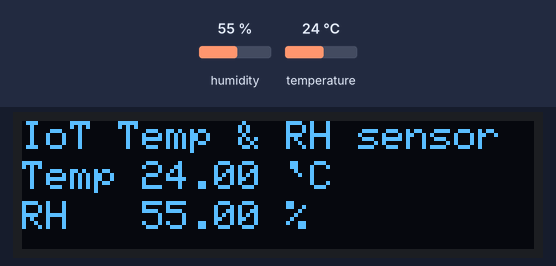
The sketch below on a simulated ESP8266 (NodeMCU). Shown: 128×32 one-colour display. The inputs (shaded band) are chosen by the test bench; at power-on: humidity 55 %, temperature 24 °C. WiFi joins after 1.5 s; servers stay silent unless stated; what the sketch prints to the serial monitor is not drawn.

Above: at 6.4 s.
6.5 s: humidity set to 22 %
At 10.2 s:
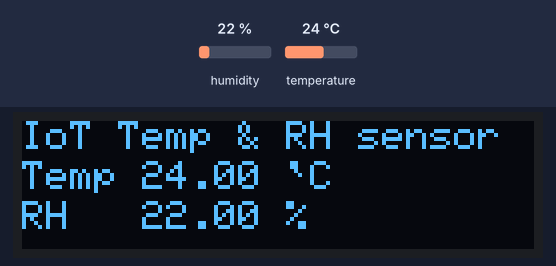
13.9 s: temperature set to 12 °C
At 16.1 s:
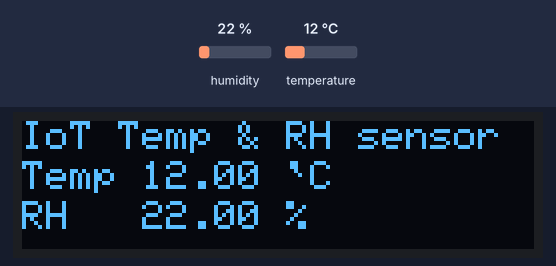
20.4 s: humidity set to 40 %
At 23.2 s:
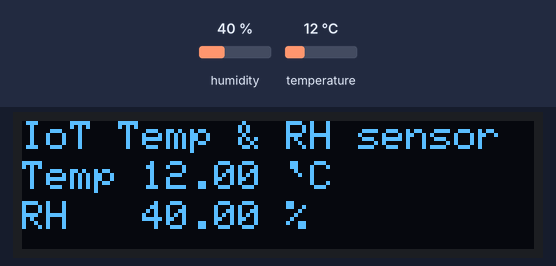
27.0 s: temperature set to 19 °C
At 30.4 s:
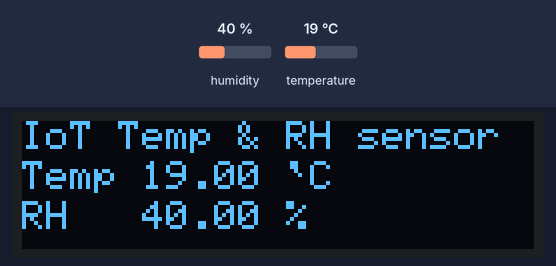
Timing chart, 0 to 31.9 s (numbered marks = the images above; inputs shaded):
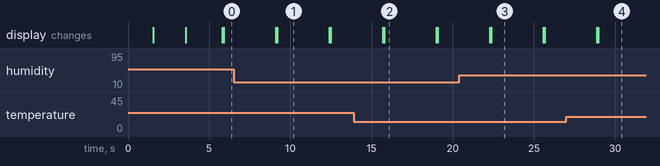

The sketch:

IoT_temperature_and_humidity_measure.ino
```cpp
#include <SPI.h>
#include <Wire.h>
#include <Adafruit_GFX.h>
#include <Adafruit_SSD1306.h>
#include <Adafruit_Sensor.h>
#include <ESP8266WiFi.h>
#include <DHT.h>
#include <DHT_U.h>

#define SCREEN_WIDTH 128 // OLED display width,  in pixels
#define SCREEN_HEIGHT 32 // OLED display height, in pixels

#define OLED_RESET     -1 // Reset pin # (or -1 if sharing Arduino reset pin)
#define SCREEN_ADDRESS 0x3C ///< See datasheet for Address; 0x3D for 128x64, 0x3C for 128x32
// declare an SSD1306 display object connected to I2C
Adafruit_SSD1306 display(SCREEN_WIDTH, SCREEN_HEIGHT, &Wire, OLED_RESET);

String apiKey = "XXXXXXXXXXXXXXX";     //  Enter your Write API key from ThingSpeak

const char *ssid =  "XXXXXXXXXXXXXXXXX";     // replace with your wifi ssid and wpa2 key
const char *pass =  "XXXXXXXXXXXXXXXXX";
const char* server = "api.thingspeak.com";

#define DHTPIN 13          //pin where the dht11 is connected

#define DHTTYPE    DHT22     // DHT 22 (AM2302)

DHT_Unified dht(DHTPIN, DHTTYPE);

uint32_t delayMS;

WiFiClient client;

void setup()
{
       Serial.begin(115200);
       //Connect to WiFi
       delay(10);
       dht.begin();

       Serial.println("Connecting to ");
       Serial.println(ssid);


       WiFi.begin(ssid, pass);

      while (WiFi.status() != WL_CONNECTED)
     {
            delay(500);
            Serial.print(".");
     }
      Serial.println("");
      Serial.println("WiFi connected");

      // initialize OLED display with address 0x3C for 128x32
  if (!display.begin(SSD1306_SWITCHCAPVCC, 0x3C)) {
    Serial.println(F("SSD1306 allocation failed"));
    for(;;);
  }

  delay(2000);         // wait for initializing
  display.clearDisplay(); // clear display

  display.setTextSize(1);          // text size
  display.setTextColor(WHITE);     // text color
  display.setCursor(15, 10);        // position to display
  display.println("SYSTEM INITIALIZE"); // text to display
  display.display();               // show on OLED

  // Initialize device.
  dht.begin();
  Serial.println(F("DHTxx Unified Sensor Example"));
  // Print temperature sensor details.
  sensor_t sensor;
  dht.temperature().getSensor(&sensor);
  Serial.println(F("------------------------------------"));
  Serial.println(F("Temperature Sensor"));
  Serial.print  (F("Sensor Type: ")); Serial.println(sensor.name);
  Serial.print  (F("Driver Ver:  ")); Serial.println(sensor.version);
  Serial.print  (F("Unique ID:   ")); Serial.println(sensor.sensor_id);
  Serial.print  (F("Max Value:   ")); Serial.print(sensor.max_value); Serial.println(F("°C"));
  Serial.print  (F("Min Value:   ")); Serial.print(sensor.min_value); Serial.println(F("°C"));
  Serial.print  (F("Resolution:  ")); Serial.print(sensor.resolution); Serial.println(F("°C"));
  Serial.println(F("------------------------------------"));

  // Print humidity sensor details.
  dht.humidity().getSensor(&sensor);
  Serial.println(F("Humidity Sensor"));
  Serial.print  (F("Sensor Type: ")); Serial.println(sensor.name);
  Serial.print  (F("Driver Ver:  ")); Serial.println(sensor.version);
  Serial.print  (F("Unique ID:   ")); Serial.println(sensor.sensor_id);
  Serial.print  (F("Max Value:   ")); Serial.print(sensor.max_value); Serial.println(F("%"));
  Serial.print  (F("Min Value:   ")); Serial.print(sensor.min_value); Serial.println(F("%"));
  Serial.print  (F("Resolution:  ")); Serial.print(sensor.resolution); Serial.println(F("%"));
  Serial.println(F("------------------------------------"));
  // Set delay between sensor readings based on sensor details.
  delayMS = sensor.min_delay / 1000;
}

void loop()
{
  // Delay between measurements.
  delay(delayMS);
  // Get temperature event and print its value.
  sensors_event_t event;
  dht.temperature().getEvent(&event);
  if (isnan(event.temperature)) {
    Serial.println(F("Error reading temperature!"));
  }
  else {
    Serial.print(F("Temperature: "));
    Serial.print(event.temperature);
    Serial.println(F("°C"));
  }

  //Send to thingspeak
  if (client.connect(server,80))   //   "184.106.153.149" or api.thingspeak.com
  {
    //Send temperature value
    String postStr = apiKey;
    postStr +="&field1=";
    postStr += String(event.temperature);

  // Display output for temperature
  display.clearDisplay();
  display.setTextSize(1);          // text size
  display.setTextColor(WHITE);     // text color
  display.setCursor(0, 0);        // position to display
  display.println("IoT Temp & RH sensor"); // text to display
  display.display();              // show on OLED
  display.setCursor(0, 10);        // position to display
  display.println("Temp"); // text to display
  display.display();               // show on OLED

  display.setTextSize(1);
  display.setCursor(30, 10);
  display.print(event.temperature);
  display.display();
  display.setCursor(60, 10);
  display.println(" `C");
  display.display();

  // Get humidity event and print its value.
  dht.humidity().getEvent(&event);
  if (isnan(event.relative_humidity)) {
    Serial.println(F("Error reading humidity!"));
  }
  else {
    Serial.print(F("Humidity: "));
    Serial.print(event.relative_humidity);
    Serial.println(F("%"));
  }
    //Send relative humidity
    postStr +="&field2=";
    postStr += String(event.relative_humidity);
    postStr += "\r\n\r\n";

  // Display output for humidity
  display.setTextSize(1);          // text size
  display.setTextColor(WHITE);     // text color
  display.setCursor(0, 20);        // position to display
  display.print("RH"); // text to display
  display.display();               // show on OLED

  display.setTextSize(1);
  display.setCursor(30, 20);
  display.print(event.relative_humidity);
  display.display();
  display.setCursor(60, 20);
  display.println(" %");
  display.display();

  //Client protocol
  client.print("POST /update HTTP/1.1\n");
  client.print("Host: api.thingspeak.com\n");
  client.print("Connection: close\n");
  client.print("X-THINGSPEAKAPIKEY: "+apiKey+"\n");
  client.print("Content-Type: application/x-www-form-urlencoded\n");
  client.print("Content-Length: ");
  client.print(postStr.length());
  client.print("\n\n");
  client.print(postStr);

  Serial.print("Temperature: ");
  Serial.print(event.temperature);
  Serial.print(" degrees Celcius, Humidity: ");
  Serial.print(event.relative_humidity);
  Serial.println("%. Send to Thingspeak.");
  }

  client.stop();
  Serial.println("Waiting...");

  // thingspeak needs minimum 15 sec delay between updates
  delay(1000);
}
```

Measured:
- after the input at 6.5 s, the display: first differs from a run without the input after 2.7 s (image 1)
- after the input at 13.9 s, the display: first differs from a run without the input after 1.9 s (image 2)
- after the input at 20.4 s, the display: first differs from a run without the input after 2.0 s (image 3)
- after the input at 27.0 s, the display: first differs from a run without the input after 2.0 s (image 4)
- what the display in image 1 shows lasts 3.2 s, from 9.2 s to 12.4 s
